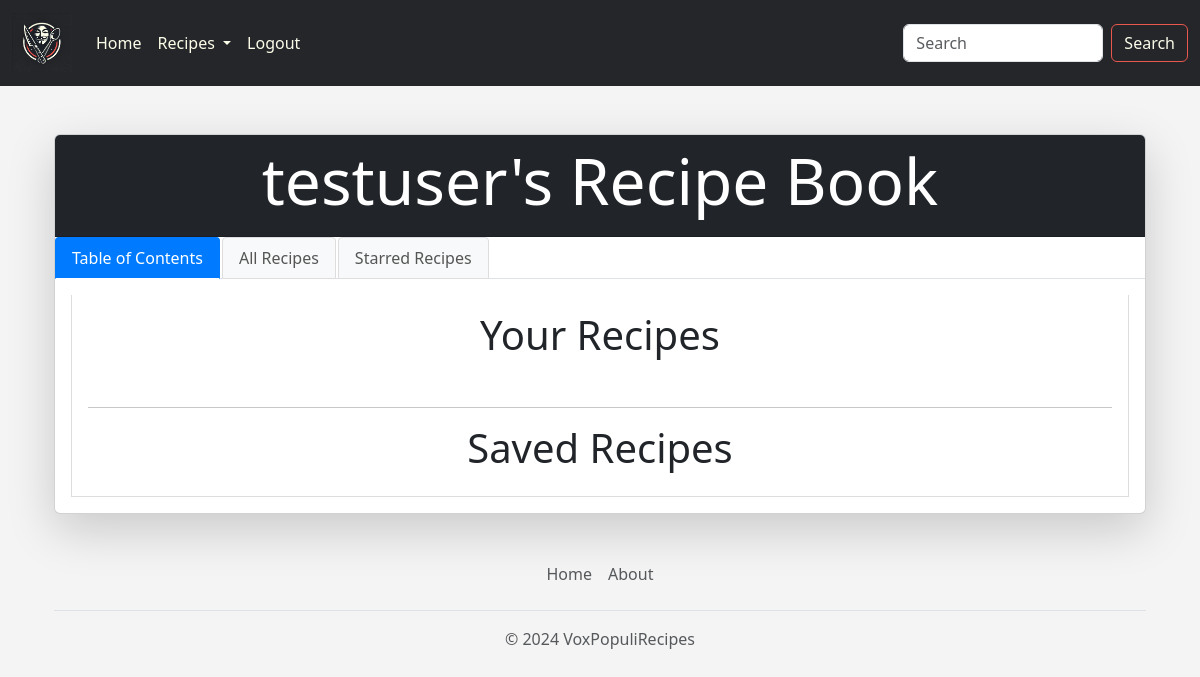
Before: /my_recipes (signed in) with the older database file.
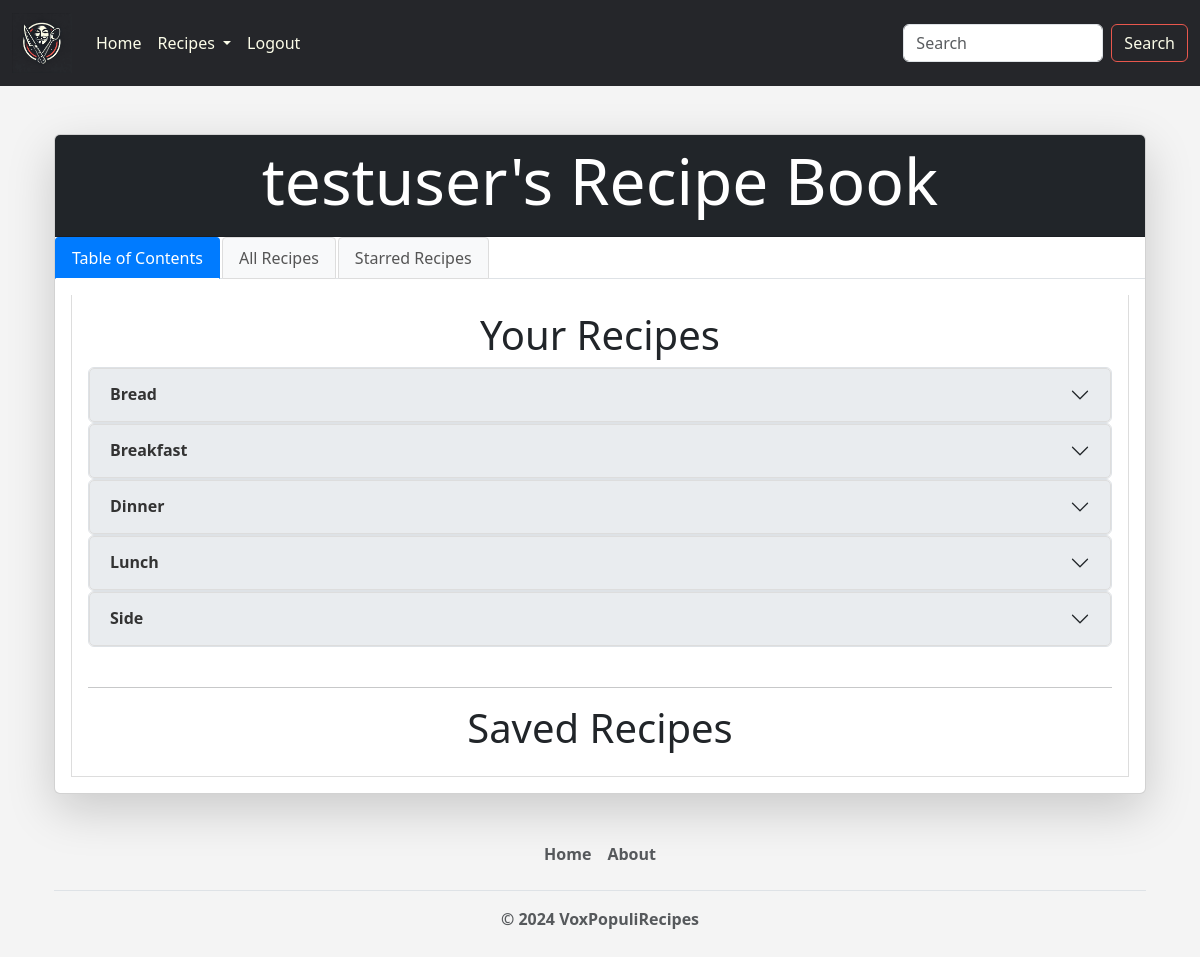
After: the same page with the newer database file.
### voxpopulirecipes/models.py (models this page shows)
class MealType(models.Model):
    name = models.CharField(max_length=200)
    baking = models.BooleanField(default=False)
    def __str__(self):
        return self.name

### voxpopulirecipes/views.py (the view)
# urls.py: path("my_recipes", views.my_recipes, name="my_recipes"),
@login_required
def my_recipes(request):
    recipes = Recipe.objects.filter(creator=request.user).order_by("pub_date")
    saved_recipe_ids = SavedRecipe.objects.filter(user=request.user).values_list("recipe", flat=True)
    saved_recipes = Recipe.objects.filter(id__in=saved_recipe_ids).order_by("pub_date")
    starred_recipes = list(
        Recipe.objects.filter(
            id__in=StarredRecipe.objects.filter(user=request.user).values_list("recipe", flat=True)
        )
    )
    starred_recipe_ids = list(
        StarredRecipe.objects.filter(user=request.user).order_by("-date_starred").values_list("recipe_id", flat=True)
    )
    starred_recipes.sort(key=lambda recipe: starred_recipe_ids.index(recipe.id))
    mealtype_cuisine_map = defaultdict(lambda: defaultdict(list))
    for recipe in recipes:
        if recipe.mealType and recipe.cuisine:
            mealtype_cuisine_map[recipe.mealType][recipe.cuisine].append(recipe)
    mealtype_cuisine_map = {
        mealtype: {
            cuisine: sorted(recipe_list, key=lambda r: r.pub_date)
            for cuisine, recipe_list in sorted(cuisines.items(), key=lambda c: c[0].name)
        }
        for mealtype, cuisines in sorted(mealtype_cuisine_map.items(), key=lambda mt: mt[0].name)
    }
    saved_mealtype_cuisine_map = defaultdict(lambda: defaultdict(list))
    for recipe in saved_recipes:
        if recipe.mealType and recipe.cuisine:
            saved_mealtype_cuisine_map[recipe.mealType][recipe.cuisine].append(recipe)
    saved_mealtype_cuisine_map = {
        mealtype: {
            cuisine: sorted(recipe_list, key=lambda r: r.pub_date)
            for cuisine, recipe_list in sorted(cuisines.items(), key=lambda c: c[0].name)
        }
        for mealtype, cuisines in sorted(saved_mealtype_cuisine_map.items(), key=lambda mt: mt[0].name)
    }
    context = {
        "recipes": recipes,
        "mealtype_cuisine_map": mealtype_cuisine_map,
        "saved_mealtype_cuisine_map": saved_mealtype_cuisine_map,
        "starred_recipes": starred_recipes
    }
    return render(request, "voxpopulirecipes/my_recipes.html", context)

### voxpopulirecipes/models.py (called while the page is built)
    def __str__(self):
        return self.name

### voxpopulirecipes/templates/voxpopulirecipes/my_recipes.html (shortened to what this page needs)
{% extends 'voxpopulirecipes/base.html' %}
{% block content %}
{% if user.is_authenticated %}
<div class="container mt-4">
    <div class="card shadow-lg">
        <div class="card-header bg-dark text-white text-center">
            <h1 class="display-3">{{ user }}'s Recipe Book</h1>
        </div>
        <ul class="nav nav-tabs" id="recipeBookTabs" role="tablist">
            <li class="nav-item" role="presentation">
                <button
                    class="nav-link active"
                    id="table-of-contents-tab"
                    data-bs-toggle="tab"
                    data-bs-target="#table-of-contents"
                    type="button"
                    role="tab"
                    aria-controls="table-of-contents"
                    aria-selected="true">
                    Table of Contents
                </button>
            </li>
            <li class="nav-item" role="presentation">
                <button
                    class="nav-link"
                    id="all-recipes-tab"
                    data-bs-toggle="tab"
                    data-bs-target="#all-recipes"
                    type="button"
                    role="tab"
                    aria-controls="all-recipes"
                    aria-selected="false">
                    All Recipes
                </button>
            </li>
            <li class="nav-item" role="presentation">
                <button
                    class="nav-link"
                    id="starred-recipes-tab"
                    data-bs-toggle="tab"
                    data-bs-target="#starred-recipes"
                    type="button"
                    role="tab"
                    aria-controls="starred-recipes"
                    aria-selected="false">
                    Starred Recipes
                </button>
            </li>
        </ul>
        <div class="card-body">
            <div class="tab-content" id="recipeBookTabContent">
                <div
                    class="tab-pane fade show active"
                    id="table-of-contents"
                    role="tabpanel"
                    aria-labelledby="table-of-contents-tab">
                    <h1 class="text-center">Your Recipes</h1>
                    <div class="col-12">
                        <div class="accordion" id="Meal_type_Accordion">
                            {% for mealtype, cuisines in mealtype_cuisine_map.items %}
                            <div class="accordion-item">
                                <h2 class="accordion-header" id="heading{{ mealtype.id }}">
                                    <button class="accordion-button collapsed" type="button" data-bs-toggle="collapse"
                                            data-bs-target="#collapse{{ mealtype.id }}" aria-expanded="false" aria-controls="collapse{{ mealtype.id }}">
                                        <strong>{{ mealtype.name }}<strong>
                                    </button>
                                </h2>
                                            {% for cuisine, recipes in cuisines.items %}
                                                        {% for recipe in recipes %}
                                                                        {% if recipe.image %}
                                                                            <img
                                                                                src="{{ recipe.image.url }}"
                                                                                class="card-img-top"
                                                                                alt="{{ recipe.title }}"
                                                                                style="object-fit: cover; height: 200px;"
                                                                            >
                                                                        {% else %}
                                                                                {% load static %}
                                                                        {% endif %}
                                                        {% endfor %}
                                            {% endfor %}
                            </div>
                            {% endfor %}
                        </div>
                    </div>
                    <br>
                    <hr>
                    <h1 class="text-center">Saved Recipes</h1>
                            {% for mealtype, cuisines in saved_mealtype_cuisine_map.items %}
                                            {% for cuisine, recipes in cuisines.items %}
                                                        {% for recipe in recipes %}
                                                                        {% if recipe.image %}
                                                                            <img
                                                                                src="{{ recipe.image.url }}"
                                                                                class="card-img-top"
                                                                                alt="{{ recipe.title }}"
                                                                                style="object-fit: cover; height: 200px;"
                                                                            >
                                                                        {% else %}
                                                                                {% load static %}
                                                                        {% endif %}
                                                        {% endfor %}
                                            {% endfor %}
                            {% endfor %}
                </div>
            </div>
        </div>
    </div>
</div>
{% endif %}
{% endblock %}

### voxpopulirecipes/templates/voxpopulirecipes/base.html (shortened to what this page needs)
{% load static %}
<!doctype html>
<html lang="en">
  <head>
    <link href="https://cdn.jsdelivr.net/npm/bootstrap@5.3.3/dist/css/bootstrap.min.css" rel="stylesheet">
    <link href="https://cdn.jsdelivr.net/npm/bootstrap-icons/font/bootstrap-icons.css" rel="stylesheet">
  </head>
  <body>
    {% include 'voxpopulirecipes/navbar.html'%}
    <br>
    <div class='container'>
    {% block content %}
    {% endblock %}
    {% include 'voxpopulirecipes/footer.html'%}
  </body>
</html>

### voxpopulirecipes/templates/voxpopulirecipes/navbar.html (shortened to what this page needs)
<nav class="navbar navbar-expand-lg navbar-dark" style="background-color: #25262a;">
	<div class="container-fluid">
		<a class="navbar-brand" href="#">
			{% load static %}
			<img src="{% static 'voxpopulirecipes/logo.png' %}" alt="My image" width="60" height="60">
		</a>
		<div class="collapse navbar-collapse" id="navbarSupportedContent">
		<ul class="navbar-nav me-auto mb-2 mb-lg-0">
			<li class="nav-item">
				<a class="nav-link" href="{% url 'voxpopulirecipes:main' %}">Home</a>
			</li>
			<li class="nav-item dropdown">
				<a class="nav-link dropdown-toggle" href="#" role="button" data-bs-toggle="dropdown" aria-expanded="false">
					Recipes
				</a>
			</li>
			{% if user.is_authenticated %}
			<li class="nav-item">
				<a class="nav-link" href="{% url 'logout' %}">Logout</a>
			</li>
			{% endif %}
			</ul>
			<form class="d-flex ms-auto" method="POST" action="{% url 'voxpopulirecipes:search_recipe'%}">
				<input class="form-control me-2" type="search" placeholder="Search" aria-label="Search" name="search_text">
				<button class="btn btn-outline-success" type="submit">Search</button>
			</form>
		</div>
	</div>
</nav>

### voxpopulirecipes/templates/voxpopulirecipes/footer.html
<div class="container">
    <footer class="py-3 my-4">
        <ul class="nav justify-content-center border-bottom pb-3 mb-3">
        <li class="nav-item"><a href="{% url 'voxpopulirecipes:main' %}" class="nav-link px-2 text-body-secondary">Home</a></li>
        <li class="nav-item"><a href="{% url 'voxpopulirecipes:about' %}" class="nav-link px-2 text-body-secondary">About</a></li>
        </ul>
        <p class="text-center text-body-secondary">© 2024 VoxPopuliRecipes</p>
    </footer>
</div>

### voxpopulirecipes/templates/voxpopulirecipes/base.html (style rules this page uses)
body { background-color: #f4f4f4; }

### voxpopulirecipes/templates/voxpopulirecipes/navbar.html (style rules this page uses)
.form-control { max-width: 200px; }
.btn-outline-success { color: #fcfde9; border-color: #e9574d; }
.navbar { background-color: #25262a; }
.nav-link { color: #fcfde9; transition: color 0.3s ease; }

### voxpopulirecipes/templates/voxpopulirecipes/my_recipes.html (style rules this page uses)
.accordion-header .accordion-button { background-color: #e9ecef; color: #333; border: 1px solid #ddd; }
.nav-tabs .nav-link { color: #555; background-color: #f8f9fa; border: 1px solid #ddd; margin-right: 2px; border-radius: 0.25rem 0.25rem 0 0; }
.nav-tabs .nav-link.active { color: white; background-color: #007bff; border-color: #007bff #007bff #fff; }
.tab-content { border: 1px solid #ddd; border-top: none; padding: 1rem; background-color: #fff; }
.tab-pane.active { display: block; }

Changed rows visible on the page:
added MealType: name "Bread"
added MealType: name "Breakfast"
added MealType: name "Dinner"
added MealType: name "Lunch"
added MealType: name "Side"
